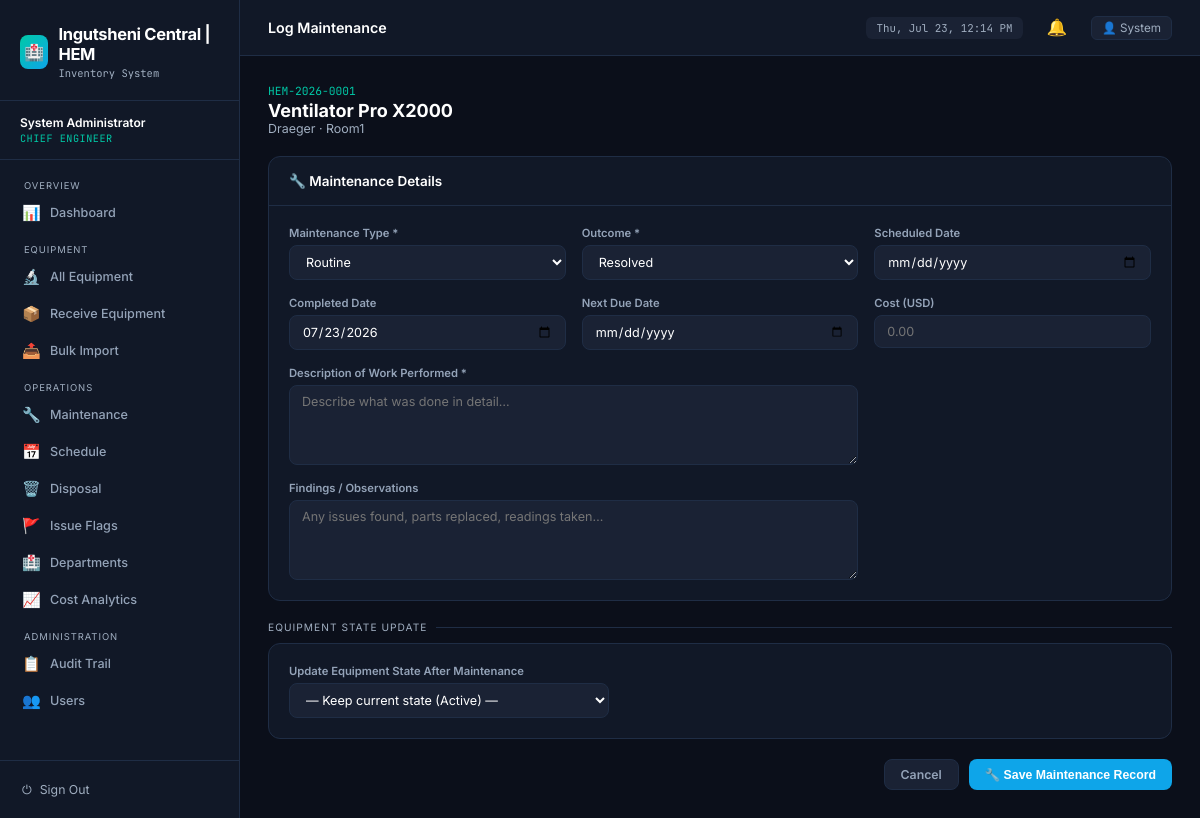
The app's page /maintenance/add/1 (signed in) with its own data.
### tables this page shows
CREATE TABLE "equipment" (id INTEGER PRIMARY KEY AUTOINCREMENT, asset_number TEXT NOT NULL, name TEXT NOT NULL, model TEXT, manufacturer TEXT, serial_number TEXT, category TEXT, department_id INTEGER, location TEXT, country_of_origin TEXT, donor_name TEXT, state TEXT DEFAULT "Active", condition TEXT DEFAULT "Good", purchase_date TEXT, purchase_cost REAL, warranty_expiry TEXT, last_maintenance TEXT, next_maintenance TEXT, notes TEXT, received_by_id INTEGER, created_at TEXT, updated_at TEXT, location_id INTEGER, FOREIGN KEY(department_id) REFERENCES departments(id));

### run_production.py (the view, shortened to what this page needs)
@app.route('/maintenance/add/<int:eq_id>', methods=['GET', 'POST'])
@login_required
def add_maintenance(eq_id):
    eq = query('SELECT * FROM equipment WHERE id = ?', (eq_id,), one=True)
    if not eq:
        flash('Equipment not found')
        return redirect(url_for('dashboard'))
    return render_template('add_maintenance.html', eq=eq, today=date.today().isoformat())

### run_production.py (called while the page is built)
def get_db():
    if 'db' not in g:
        g.db = sqlite3.connect(DATABASE)
        g.db.row_factory = sqlite3.Row
    return g.db

def query(sql, args=(), one=False):
    cur = get_db().execute(sql, args)
    rv = cur.fetchall()
    cur.close()
    return (rv[0] if rv else None) if one else rv

def login_required(f):
    @wraps(f)
    def decorated_function(*args, **kwargs):
        if 'user_id' not in session:
            return redirect(url_for('login'))
        return f(*args, **kwargs)
    return decorated_function

@app.context_processor
def utility_processor():
    def is_overdue(date_str):
        if not date_str: return False
        try:
            due_date = datetime.strptime(date_str, '%Y-%m-%d').date()
            return due_date < date.today()
        except: return False
    def state_badge(state):
        return {
            'Active': 'badge-green',
            'Under Maintenance': 'badge-yellow',
            'Pending Disposal': 'badge-red',
            'Disposed': 'badge-gray',
            'In Storage': 'badge-blue'
        }.get(state, 'badge-gray')
    def cond_badge(condition):
        return {
            'Good': 'badge-green',
            'Fair': 'badge-yellow',
            'Poor': 'badge-red'
        }.get(condition, 'badge-gray')
    return dict(is_overdue=is_overdue, state_badge=state_badge, cond_badge=cond_badge)

### templates/add_maintenance.html (shortened to what this page needs)
{% extends 'base.html' %}
{% block page_title %}Log Maintenance{% endblock %}
{% block content %}
<div style="margin-bottom:20px">
  <div style="font-family:'JetBrains Mono',monospace;font-size:0.75rem;color:var(--accent)">{{ eq.asset_number }}</div>
  <h2 style="font-size:1.2rem;font-weight:700;margin-top:2px">{{ eq.name }}</h2>
  <div style="color:var(--text-muted);font-size:0.83rem">{{ eq.manufacturer }} · {{ eq.location or 'No location set' }}</div>
</div>
<form method="POST" id="maint-form">
  <div class="card animate-in" style="animation-delay: 0.1s">
    <div class="card-header"><h2>🔧 Maintenance Details</h2></div>
    <div class="card-body">
      <div class="form-grid">
        <div class="form-group">
          <label>Maintenance Type *</label>
          <select name="maintenance_type" class="form-control" required>
            <option value="Routine">Routine</option>
          </select>
        </div>
        <div class="form-group">
          <label>Outcome *</label>
          <select name="outcome" class="form-control" required>
            <option value="Resolved">Resolved</option>
          </select>
        </div>
        <div class="form-group">
          <label>Scheduled Date</label>
          <input type="date" name="scheduled_date" class="form-control">
        </div>
        <div class="form-group">
          <label>Completed Date</label>
          <input type="date" name="completed_date" class="form-control" value="{{ today }}">
        </div>
        <div class="form-group">
          <label>Next Due Date</label>
          <input type="date" name="next_due" class="form-control">
        </div>
        <div class="form-group">
          <label>Cost (USD)</label>
          <input type="number" name="cost" class="form-control" step="0.01" placeholder="0.00">
        </div>
        <div class="form-group form-span-2">
          <label>Description of Work Performed *</label>
          <textarea name="description" class="form-control" rows="4" required placeholder="Describe what was done in detail…"></textarea>
        </div>
        <div class="form-group form-span-2">
          <label>Findings / Observations</label>
          <textarea name="findings" class="form-control" rows="3" placeholder="Any issues found, parts replaced, readings taken…"></textarea>
        </div>
      </div>
    </div>
  </div>
  <div class="section-label">Equipment State Update</div>
  <div class="card animate-in" style="animation-delay: 0.2s">
    <div class="card-body">
      <div class="form-group" style="max-width:320px">
        <label>Update Equipment State After Maintenance</label>
        <select name="update_state" class="form-control">
          <option value="">— Keep current state ({{ eq.state }}) —</option>
        </select>
      </div>
    </div>
  </div>
  <div style="display:flex;justify-content:flex-end;gap:10px;margin-top:20px">
    <a href="{{ url_for('equipment_detail', eq_id=eq.id) }}" class="btn btn-ghost">Cancel</a>
    <button type="submit" class="btn btn-blue" id="submit-btn">🔧 Save Maintenance Record</button>
  </div>
</form>
{% endblock %}

### templates/base.html (style rules this page uses)
:root { --bg: #0b0f1a; --bg-card: #111827; --bg-raised: #1a2234; --border: #1f2d45; --border-hl: #2a3f60; --accent: #00c9a7; --accent-2: #0ea5e9; --warn: #f59e0b; --danger: #ef4444; --success: #22c55e; --text: #ffffff; --text-muted:#a0aec0; --text-dim: #94a3b8; --font-mono: 'JetBrains Mono', monospace; }
*, *::before, *::after { box-sizing: border-box; margin: 0; padding: 0; }
html { font-size: 15px; }
body { font-family: 'Inter', sans-serif; background: var(--bg); color: var(--text); min-height: 100vh; display: flex; }
.card { background: var(--bg-card); border: 1px solid var(--border); border-radius: 12px; overflow: hidden; }
.card-header { padding: 16px 20px; border-bottom: 1px solid var(--border); display: flex; align-items: center; gap: 12px; }
.card-header h2 { font-size: 0.9rem; font-weight: 600; }
.card-body { padding: 20px; }
.btn { display: inline-flex; align-items: center; gap: 6px; padding: 7px 16px; border-radius: 8px; border: none; font-size: 0.82rem; font-weight: 600; cursor: pointer; text-decoration: none; transition: opacity 0.15s, transform 0.1s; }
.btn-blue { background: var(--accent-2); color: #fff; }
.btn-ghost { background: var(--bg-raised); color: var(--text-dim); border: 1px solid var(--border); }
.form-grid { display: grid; grid-template-columns: repeat(auto-fill, minmax(240px, 1fr)); gap: 16px; }
.form-group { display: flex; flex-direction: column; gap: 5px; }
.form-group label { font-size: 0.75rem; font-weight: 600; color: var(--text-dim); }
.form-control { background: var(--bg-raised); border: 1px solid var(--border); border-radius: 8px; color: var(--text); padding: 8px 12px; font-size: 0.84rem; font-family: 'Inter', sans-serif; transition: border-color 0.15s; width: 100%; }
.form-control option { background: var(--bg-card); }
textarea.form-control { resize: vertical; min-height: 80px; }
.form-span-2 { grid-column: span 2; }
.section-label { font-size: 0.68rem; text-transform: uppercase; letter-spacing: 0.1em; color: var(--text-muted); margin: 20px 0 10px; display: flex; align-items: center; gap: 8px; }
.section-label::after { content: ''; flex: 1; height: 1px; background: var(--border); }
.animate-in { animation: fade-in-up 0.4s ease-out forwards; }

### records on screen
equipment: asset_number "HEM-2026-0001", name "Ventilator Pro X2000", manufacturer "Draeger", location "Room1"

### other values on screen
{{ session.full_name }} "System Administrator"
{{ session.role | replace('_', ' ') }} "CHIEF ENGINEER"
{{ session.full_name.split()[0] }} "System"
